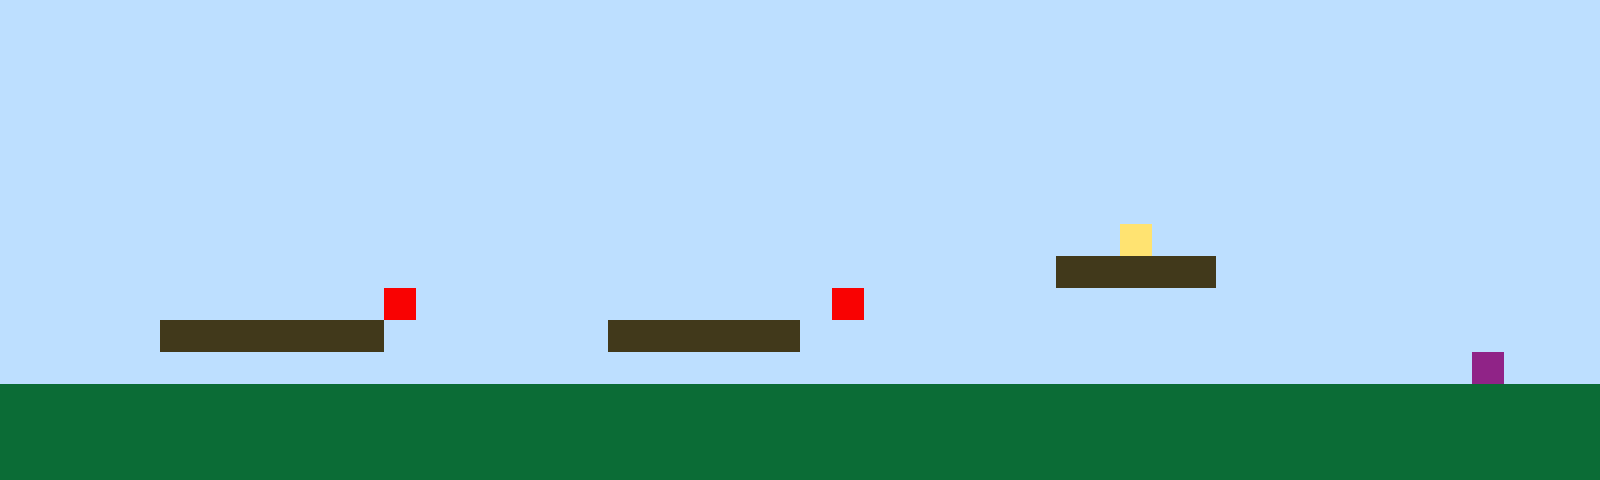

Tiled map render using the project's own tile images. Description and the whole map definition, tile-layer contents included, below:
An orthogonal 50x15 tile map with 32x32 px tiles, 1 tile layer (Tile Layer 1).

<map version="1.10" tiledversion="1.11.2" orientation="orthogonal" renderorder="right-up" width="50" height="15" tilewidth="32" tileheight="32" infinite="0" nextlayerid="2" nextobjectid="1"><editorsettings><export target="map1.csv" format="csv" /></editorsettings><tileset firstgid="1" name="sprites" tilewidth="32" tileheight="32" tilecount="6" columns="3"><image source="sprites.png" width="96" height="64" /></tileset><layer id="1" name="Tile Layer 1" width="50" height="15"><data encoding="csv">1,1,1,1,1,1,1,1,1,1,1,1,1,1,1,1,1,1,1,1,1,1,1,1,1,1,1,1,1,1,1,1,1,1,1,1,1,1,1,1,1,1,1,1,1,1,1,1,1,1,1,1,1,1,1,1,1,1,1,1,1,1,1,1,1,1,1,1,1,1,1,1,1,1,1,1,1,1,1,1,1,1,1,1,1,1,1,1,1,1,1,1,1,1,1,1,1,1,1,1,1,1,1,1,1,1,1,1,1,1,1,1,1,1,1,1,1,1,1,1,1,1,1,1,1,1,1,1,1,1,1,1,1,1,1,1,1,1,1,1,1,1,1,1,1,1,1,1,1,1,1,1,1,1,1,1,1,1,1,1,1,1,1,1,1,1,1,1,1,1,1,1,1,1,1,1,1,1,1,1,1,1,1,1,1,1,1,1,1,1,1,1,1,1,1,1,1,1,1,1,1,1,1,1,1,1,1,1,1,1,1,1,1,1,1,1,1,1,1,1,1,1,1,1,1,1,1,1,1,1,1,1,1,1,1,1,1,1,1,1,1,1,1,1,1,1,1,1,1,1,1,1,1,1,1,1,1,1,1,1,1,1,1,1,1,1,1,1,1,1,1,1,1,1,1,1,1,1,1,1,1,1,1,1,1,1,1,1,1,1,1,1,1,1,1,1,1,1,1,1,1,1,1,1,1,1,1,1,1,1,1,1,1,1,1,1,1,1,1,1,1,1,1,1,1,1,1,1,1,1,1,1,1,1,1,1,1,1,1,1,1,1,1,1,1,1,1,1,1,1,1,1,1,1,1,1,1,1,1,1,1,1,1,1,1,1,1,1,1,1,1,1,1,1,1,1,1,1,1,1,1,1,1,1,1,4,1,1,1,1,1,1,1,1,1,1,1,1,1,1,1,1,1,1,1,1,1,1,1,1,1,1,1,1,1,1,1,1,1,1,1,1,1,1,1,1,1,1,1,1,1,1,1,3,3,3,3,3,1,1,1,1,1,1,1,1,1,1,1,1,1,1,1,1,1,1,1,1,1,1,1,1,5,1,1,1,1,1,1,1,1,1,1,1,1,1,5,1,1,1,1,1,1,1,1,1,1,1,1,1,1,1,1,1,1,1,1,1,1,1,1,1,1,1,1,3,3,3,3,3,3,3,1,1,1,1,1,1,1,3,3,3,3,3,3,1,1,1,1,1,1,1,1,1,1,1,1,1,1,1,1,1,1,1,1,1,1,1,1,1,1,1,1,1,1,1,1,1,1,1,1,1,1,1,1,1,1,1,1,1,1,1,1,1,1,1,1,1,1,1,1,1,1,1,1,1,1,1,1,1,1,1,1,1,1,1,6,1,1,1,2,2,2,2,2,2,2,2,2,2,2,2,2,2,2,2,2,2,2,2,2,2,2,2,2,2,2,2,2,2,2,2,2,2,2,2,2,2,2,2,2,2,2,2,2,2,2,2,2,2,2,2,2,2,2,2,2,2,2,2,2,2,2,2,2,2,2,2,2,2,2,2,2,2,2,2,2,2,2,2,2,2,2,2,2,2,2,2,2,2,2,2,2,2,2,2,2,2,2,2,2,2,2,2,2,2,2,2,2,2,2,2,2,2,2,2,2,2,2,2,2,2,2,2,2,2,2,2,2,2,2,2,2,2,2,2,2,2,2,2,2,2,2,2,2,2,2,2,2,2</data></layer></map>
